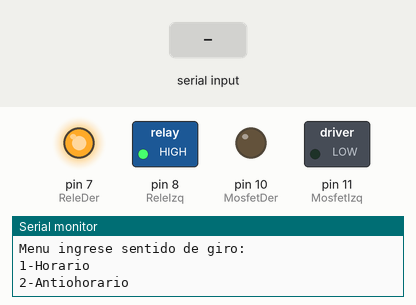
Bench run of a sketch on a simulated Arduino Uno, built with avr-gcc and run on an emulated ATmega328P. On the bench: switched loads named in the sketch (green lamp = pin HIGH), output pins drawn as LEDs (lit = HIGH), the last lines printed to the serial monitor. Inputs (shaded band) come from the test bench.

Above: at 1.2 s.
1.3 s: "90,45,200\n" received over Serial
3.9 s: "1\n" received over Serial
6.4 s: "90,45,200,10,150,30\n" received over Serial
At 7.2 s:
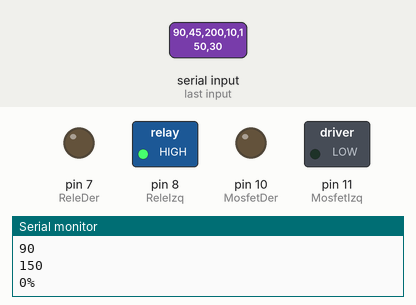
At 23.8 s:
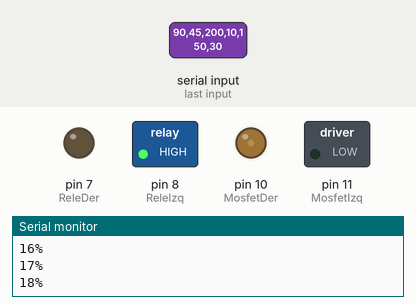
Timing chart, 0 to 31.9 s (numbered marks = the images above; inputs shaded):
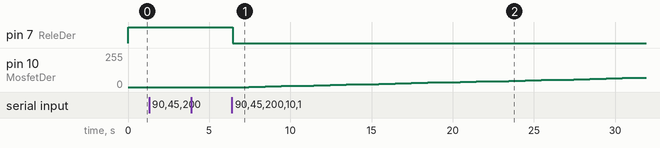

Measured:
- after the input at 6.4 s, pin 7 (ReleDer): HIGH → LOW at once; pin 10 (MosfetDer): moves from 0/255 to 70/255 over 24.0 s, starting after 1.0 s

The sketch:

proyecto4_potencia_puenteH.ino
```cpp
const int tiempo = 3;
int flag_subida=0;
int flag_bajada=0;
int estado=0;
int ReleIzq=8;
int ReleDer=7;
int MosfetIzq=11;
int MosfetDer=10;
int subida=0,auxSubida=0;
int bajada=0,auxBajada=0;
int tiempoVelMax=0,auxMax=0;
int duty;
int porcentaje=0;
int i=0;
int basura=0;
int flagInversion=0;
int sentidoGiro=0;
void setup() {
  // initialize serial:
  Serial.begin(9600);
  // make the pins outputs:
  pinMode(ReleIzq, OUTPUT);
  pinMode(ReleDer, OUTPUT);
  pinMode(MosfetIzq, OUTPUT);
  pinMode(MosfetDer, OUTPUT);
  digitalWrite(ReleIzq,HIGH);
  digitalWrite(ReleDer,HIGH);
  analogWrite(MosfetIzq,0);
  analogWrite(MosfetDer,0);

}

void loop() {
  // if there's any serial available, read it:
  switch(estado){
    case 0:
    Serial.println("Menu ingrese sentido de giro: \n");
    Serial.println("1-Horario \n");
    Serial.println("2-Antiohorario \n");
    estado=1;
    break;

    case 1:
    while (Serial.available() > 0) {
    sentidoGiro = Serial.parseInt();
    if(sentidoGiro==1||sentidoGiro==2){
    Serial.println(sentidoGiro);
    estado=2;
    basura = Serial.parseInt();
    break;
    }
    else{
    Serial.println("Error numero ingresado no identificado, ingrese nuevamente.\n");
      estado=0;
    }
    }
    break;

    case 2:
    Serial.println("Ingrese tiempo de subida \n");
    estado=3;
    break;

    case 3:
     while (Serial.available() > 0) {
    subida = Serial.parseInt();
    if(subida>3){
    Serial.println(subida);
    auxSubida=subida;
    estado=4;
    basura = Serial.parseInt();
    break;}

    else{
    Serial.println("Error ingresee un tiempo de subida mayor 3 segundos");
    estado=2;
    }
     }
    break;
    //***************************
    case 4:
    Serial.println("Ingrese tiempo en maxima velocidad \n");
    estado=5;
    break;

    case 5:
     while (Serial.available() > 0) {
    tiempoVelMax = Serial.parseInt();
    if(tiempoVelMax>3){
    Serial.println(tiempoVelMax);
    auxMax=tiempoVelMax;
    estado=6;
    basura = Serial.parseInt();
    break;}

    else{
    Serial.println("Error ingresee un tiempo de subida mayor 3 segundos");
    estado=4;
    }
     }
    break;
    //********************************

    case 6:
    Serial.println("Ingrese tiempo de bajada \n");
    estado=7;
    break;

    case 7:
    while (Serial.available() > 0) {
    bajada = Serial.parseInt();
    if(bajada>3){
    Serial.println(bajada);
    auxBajada=bajada;
    estado=8;
    basura = Serial.parseInt();
    break;
    }
    else{
    Serial.println("Error ingresee un tiempo de bajada mayor 3 segundos");
    estado=6;
    }
    }
    break;

    case 8:
     Serial.println("datos:\n");
     Serial.println(sentidoGiro);
     Serial.println(auxSubida);
     Serial.println(auxBajada);
     if(sentidoGiro==1){
      digitalWrite(ReleDer,LOW);
      for(i=0;i<=auxSubida;i++){
      duty=map(i,0,auxSubida,0,255);
      analogWrite(MosfetDer,duty);
      porcentaje=map(i,0,auxSubida,0,100);
      Serial.print(porcentaje);
      Serial.println("%");
      delay(1000);
      }
     }
       if(sentidoGiro==2){
      digitalWrite(ReleIzq,LOW);
      for(i=0;i<=auxSubida;i++){
      duty=map(i,0,auxSubida,0,255);
      analogWrite(MosfetIzq,duty);
      porcentaje=map(i,0,auxSubida,0,100);
      Serial.print(porcentaje);
      Serial.println("%");
      delay(1000);
      }
      }
     Serial.println("Valor maximo alcanzado motor.");
      delay(1000*tiempoVelMax);
      estado=9;
    break;

    case 9:
    if(sentidoGiro==1){
    for(i=0;i<=auxBajada;i++){
      duty=map(i,auxBajada,0,0,255);
      porcentaje=map(i,auxBajada,0,0,100);
      Serial.print(porcentaje);
      Serial.println("%");
      analogWrite(MosfetDer,duty);
      delay(1000);
      }
    }
    if(sentidoGiro==2){
    for(i=0;i<=auxBajada;i++){
      duty=map(i,auxBajada,0,0,255);
      porcentaje=map(i,auxBajada,0,0,100);
      Serial.print(porcentaje);
      Serial.println("%");
      analogWrite(MosfetIzq,duty);
      delay(1000);
      }
    }
    if(flagInversion==0){
      if(sentidoGiro==1)
        sentidoGiro=2;
      else
        sentidoGiro=1;
    estado=8;
    flagInversion=1;
    }
    else{
    estado=0;
    flagInversion=0;}
    digitalWrite(ReleIzq,HIGH);
    digitalWrite(ReleDer,HIGH);
    break;

  }


}
```
